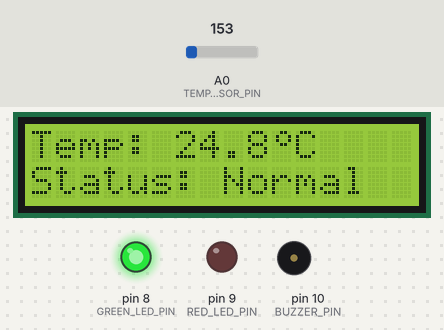
Bench run of a sketch on a simulated Arduino Uno, built with avr-gcc and run on an emulated ATmega328P. On the bench: 16×2 character LCD, output pins drawn as LEDs (lit = HIGH), buzzer (waves = sounding). The inputs (shaded band) are chosen by the test bench; at power-on: A0 (TEMP_SENSOR_PIN) = 153. What the sketch prints to the serial monitor is not drawn.

Above: at 3.2 s.
3.3 s: A0 (TEMP_SENSOR_PIN) set to 171
At 5.1 s:
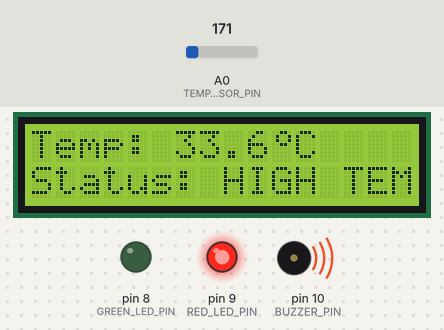
5.5 s: A0 (TEMP_SENSOR_PIN) set to 175
At 6.9 s:
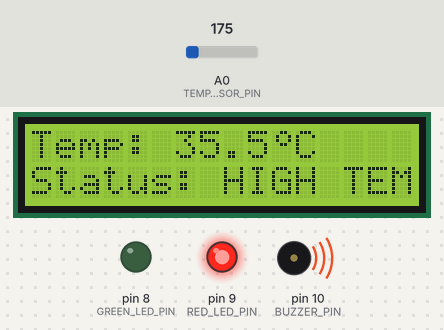
7.5 s: A0 (TEMP_SENSOR_PIN) set to 165
At 8.7 s:
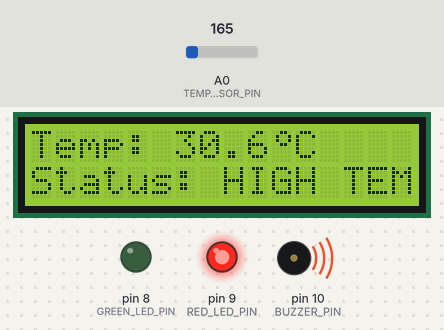
Timing chart, 0 to 10.5 s (numbered marks = the images above; inputs shaded):
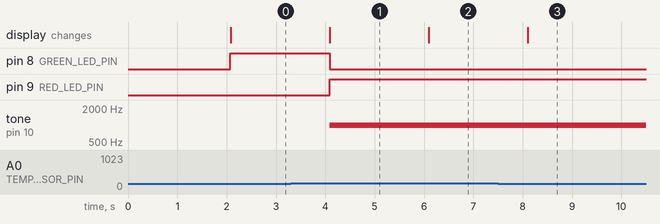

The sketch:

bodacious_robo_crift1.ino
```cpp
/*
 * Smart Home Temperature Monitoring & Cooling System
 * CodeAlpha IoT Internship - Task 2
 */

#include <LiquidCrystal.h>

// Pin Definitions
const int TEMP_SENSOR_PIN = A0;
const int GREEN_LED_PIN = 8;
const int RED_LED_PIN = 9;
const int BUZZER_PIN = 10;

// LCD Setup (RS, EN, D4, D5, D6, D7)
LiquidCrystal lcd(12, 11, 5, 4, 3, 2);

// Temperature threshold
const float TEMP_THRESHOLD = 30.0;

// Variables
float currentTemperature = 0.0;
int sensorRawValue = 0;
float sensorVoltage = 0.0;

// Custom degree symbol
byte degreeSymbol[8] = {
  0b00110,
  0b01001,
  0b01001,
  0b00110,
  0b00000,
  0b00000,
  0b00000,
  0b00000
};

void setup() {
  Serial.begin(9600);
  Serial.println("Smart Home Temperature Monitoring System");

  pinMode(GREEN_LED_PIN, OUTPUT);
  pinMode(RED_LED_PIN, OUTPUT);
  pinMode(BUZZER_PIN, OUTPUT);

  digitalWrite(GREEN_LED_PIN, LOW);
  digitalWrite(RED_LED_PIN, LOW);
  digitalWrite(BUZZER_PIN, LOW);

  lcd.begin(16, 2);
  lcd.createChar(0, degreeSymbol);

  lcd.clear();
  lcd.setCursor(0, 0);
  lcd.print("  Smart Home");
  lcd.setCursor(0, 1);
  lcd.print("  Temp Monitor");
  delay(2000);

  lcd.clear();
  lcd.setCursor(0, 0);
  lcd.print("Temp: ");
  lcd.setCursor(0, 1);
  lcd.print("Status: ");
}

void loop() {
  readTemperature();
  updateLCDDisplay();
  controlOutputs();
  printToSerial();
  delay(1000);
}

void readTemperature() {
  sensorRawValue = analogRead(TEMP_SENSOR_PIN);
  sensorVoltage = (sensorRawValue / 1023.0) * 5.0;
  currentTemperature = (sensorVoltage - 0.5) / 0.01;
}

void updateLCDDisplay() {
  lcd.setCursor(6, 0);
  lcd.print(currentTemperature, 1);
  lcd.write(byte(0));
  lcd.print("C  ");

  lcd.setCursor(8, 1);
  if (currentTemperature >= TEMP_THRESHOLD) {
    lcd.print("HIGH TEMP!");
  } else {
    lcd.print("Normal    ");
  }
}

void controlOutputs() {
  if (currentTemperature >= TEMP_THRESHOLD) {
    digitalWrite(GREEN_LED_PIN, LOW);
    digitalWrite(RED_LED_PIN, HIGH);
    tone(BUZZER_PIN, 1000);
  } else {
    digitalWrite(GREEN_LED_PIN, HIGH);
    digitalWrite(RED_LED_PIN, LOW);
    noTone(BUZZER_PIN);
  }
}

void printToSerial() {
  Serial.print("Temp: ");
  Serial.print(currentTemperature, 1);
  Serial.print(" C | Status: ");

  if (currentTemperature >= TEMP_THRESHOLD) {
    Serial.println("HIGH TEMPERATURE ALERT!");
  } else {
    Serial.println("Normal");
  }
}
```

Measured:
- the behaviour switches between 163 and 164 on A0 (TEMP_SENSOR_PIN) (found by bisection; images 0 and 1)
- after the input at 3.3 s, pin 8 (GREEN_LED_PIN): HIGH → LOW after 0.78 s; pin 9 (RED_LED_PIN): LOW → HIGH after 0.78 s; tone on pin 10 (BUZZER_PIN): silent → 1000 Hz after 0.78 s; the display: changes after 0.79 s (image 1)
- after the input at 5.5 s, the display: changes after 0.59 s (image 2)
- after the input at 7.5 s, the display: changes after 0.60 s (image 3)
